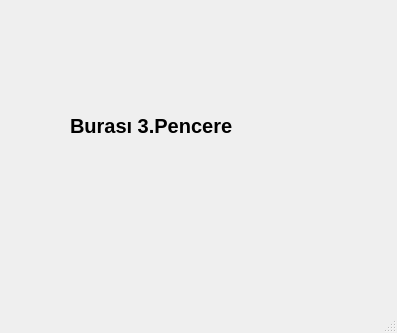
<?xml version="1.0" encoding="UTF-8"?>
<ui version="4.0">
 <class>MainWindow</class>
 <widget class="QMainWindow" name="MainWindow">
  <property name="geometry">
   <rect>
    <x>0</x>
    <y>0</y>
    <width>397</width>
    <height>333</height>
   </rect>
  </property>
  <property name="windowTitle">
   <string>MainWindow</string>
  </property>
  <widget class="QWidget" name="centralwidget">
   <widget class="QLabel" name="label">
    <property name="geometry">
     <rect>
      <x>70</x>
      <y>70</y>
      <width>291</width>
      <height>111</height>
     </rect>
    </property>
    <property name="font">
     <font>
      <pointsize>15</pointsize>
      <weight>75</weight>
      <bold>true</bold>
     </font>
    </property>
    <property name="text">
     <string>Burası 3.Pencere</string>
    </property>
   </widget>
  </widget>
  <widget class="QMenuBar" name="menubar">
   <property name="geometry">
    <rect>
     <x>0</x>
     <y>0</y>
     <width>397</width>
     <height>21</height>
    </rect>
   </property>
  </widget>
  <widget class="QStatusBar" name="statusbar"/>
 </widget>
 <resources/>
 <connections/>
</ui>
